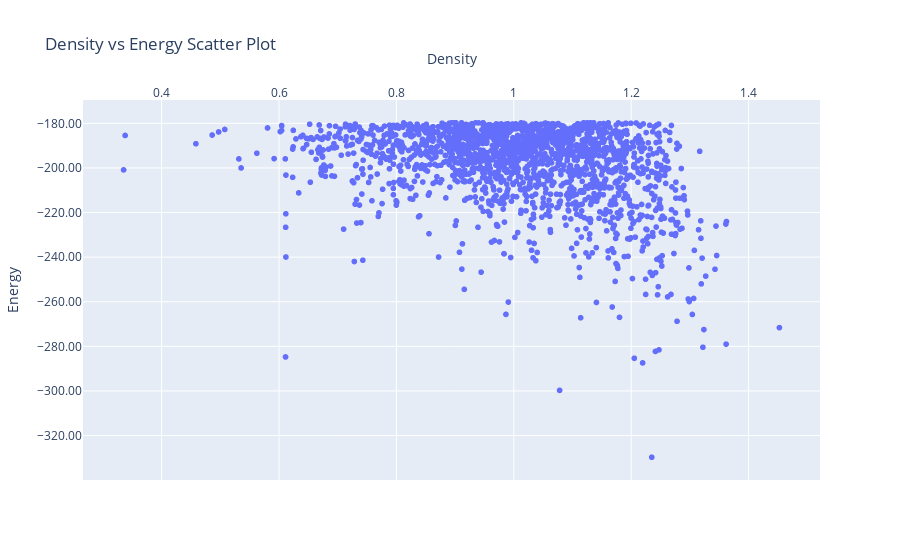

Here is the notebook cell this chart was saved with:
### Code cell
import pandas as pd
import plotly.express as px

df_density = pd.read_csv(r'D:\Projects\MyProjects\MCRT\MCRT\cifs\SH1\SH1_density.csv', header=None)
df_energy = pd.read_csv(r'D:\Projects\MyProjects\MCRT\MCRT\cifs\SH1\SH1_energy.csv', header=None)

df = pd.merge(df_density, df_energy, on=0)
df.columns = ['Material', 'Density', 'Energy']

max_energy = -80  
df_filtered = df[df['Energy'] <= max_energy]


fig = px.scatter(df_filtered, x='Density', y='Energy', hover_data=['Material'],
                 labels={'Density': 'Density', 'Energy': 'Energy'},
                 title='Density vs Energy Scatter Plot')

fig.update_layout(
    xaxis=dict(side='top'),
    yaxis=dict(tickformat='.2f'),
    clickmode='event+select'
)

fig.show()

### Figure 1 — Plotly figure (JSON) as saved in the notebook; plotly's stock layout.template omitted (floating-point values rounded to 4 significant figures; data arrays with more than 128 entries replaced by an {"elided": "..."} marker saying what was removed)
{"data": [{"customdata": {"elided": "1878x1 str values"}, "hovertemplate": "Density=%{x}<br>Energy=%{y}<br>Material=%{customdata[0]}<extra></extra>", "legendgroup": "", "marker": {"color": "#636efa", "symbol": "circle"}, "mode": "markers", "name": "", "showlegend": false, "type": "scattergl", "x": {"elided": "1878 float values"}, "xaxis": "x", "y": {"elided": "1878 float values"}, "yaxis": "y"}], "layout": {"clickmode": "event+select", "legend": {"tracegroupgap": 0}, "title": {"text": "Density vs Energy Scatter Plot"}, "xaxis": {"anchor": "y", "domain": [0, 1], "side": "top", "title": {"text": "Density"}}, "yaxis": {"anchor": "x", "domain": [0, 1], "tickformat": ".2f", "title": {"text": "Energy"}}}}
